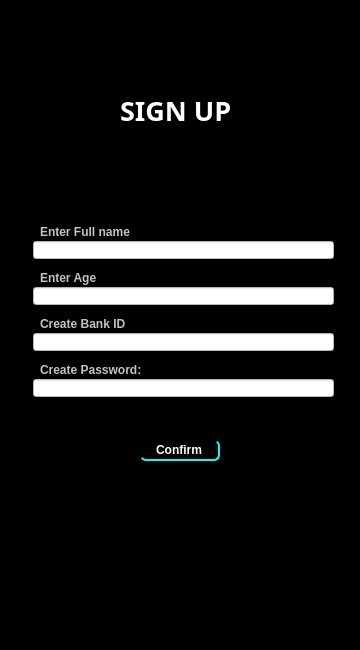
<?xml version="1.0" encoding="UTF-8"?>
<ui version="4.0">
 <class>registration</class>
 <widget class="QDialog" name="registration">
  <property name="geometry">
   <rect>
    <x>0</x>
    <y>0</y>
    <width>360</width>
    <height>650</height>
   </rect>
  </property>
  <property name="windowTitle">
   <string>Dialog</string>
  </property>
  <property name="styleSheet">
   <string notr="true">QWidget{
background-color: rgb(0, 0, 0);
}

QMainWindow{
background-color: rgb(0,0,0);
}</string>
  </property>
  <widget class="QLabel" name="txtSignupTitle">
   <property name="geometry">
    <rect>
     <x>120</x>
     <y>90</y>
     <width>121</width>
     <height>41</height>
    </rect>
   </property>
   <property name="font">
    <font>
     <family>Noto Naskh Arabic Semi Bold</family>
     <pointsize>20</pointsize>
     <bold>true</bold>
    </font>
   </property>
   <property name="styleSheet">
    <string notr="true">QLabel {
color: #ffffff;
}</string>
   </property>
   <property name="text">
    <string>SIGN UP</string>
   </property>
  </widget>
  <widget class="QLineEdit" name="inpFullName">
   <property name="geometry">
    <rect>
     <x>33</x>
     <y>241</y>
     <width>301</width>
     <height>18</height>
    </rect>
   </property>
   <property name="font">
    <font>
     <pointsize>10</pointsize>
    </font>
   </property>
   <property name="styleSheet">
    <string notr="true">QLineEdit {
	background-color: white;
	color: black;
}</string>
   </property>
  </widget>
  <widget class="QLineEdit" name="inpAge">
   <property name="geometry">
    <rect>
     <x>33</x>
     <y>287</y>
     <width>301</width>
     <height>18</height>
    </rect>
   </property>
   <property name="font">
    <font>
     <pointsize>10</pointsize>
    </font>
   </property>
   <property name="styleSheet">
    <string notr="true">QLineEdit {
	background-color: white;
	color: black;
}</string>
   </property>
   <property name="text">
    <string/>
   </property>
  </widget>
  <widget class="QLineEdit" name="inpPasswordR">
   <property name="geometry">
    <rect>
     <x>33</x>
     <y>379</y>
     <width>301</width>
     <height>18</height>
    </rect>
   </property>
   <property name="font">
    <font>
     <pointsize>10</pointsize>
    </font>
   </property>
   <property name="styleSheet">
    <string notr="true">QLineEdit {
	background-color: white;
	color: black;
}</string>
   </property>
   <property name="text">
    <string/>
   </property>
  </widget>
  <widget class="QLabel" name="txtBankID">
   <property name="geometry">
    <rect>
     <x>40</x>
     <y>316</y>
     <width>90</width>
     <height>16</height>
    </rect>
   </property>
   <property name="font">
    <font>
     <pointsize>9</pointsize>
     <bold>true</bold>
    </font>
   </property>
   <property name="styleSheet">
    <string notr="true">QLabel {
color: rgb(195, 195, 195);
}</string>
   </property>
   <property name="text">
    <string>Create Bank ID</string>
   </property>
  </widget>
  <widget class="QLabel" name="txtPasswordR">
   <property name="geometry">
    <rect>
     <x>40</x>
     <y>362</y>
     <width>104</width>
     <height>16</height>
    </rect>
   </property>
   <property name="font">
    <font>
     <pointsize>9</pointsize>
     <bold>true</bold>
    </font>
   </property>
   <property name="styleSheet">
    <string notr="true">QLabel {
	color: rgb(195, 195, 195);
background-color: none;
}</string>
   </property>
   <property name="text">
    <string>Create Password:</string>
   </property>
  </widget>
  <widget class="QLineEdit" name="inpBankId">
   <property name="geometry">
    <rect>
     <x>33</x>
     <y>333</y>
     <width>301</width>
     <height>18</height>
    </rect>
   </property>
   <property name="font">
    <font>
     <pointsize>10</pointsize>
    </font>
   </property>
   <property name="styleSheet">
    <string notr="true">QLineEdit {
	background-color: white;
	color: black;
}</string>
   </property>
   <property name="text">
    <string/>
   </property>
  </widget>
  <widget class="QLabel" name="txtAge">
   <property name="geometry">
    <rect>
     <x>40</x>
     <y>270</y>
     <width>61</width>
     <height>16</height>
    </rect>
   </property>
   <property name="font">
    <font>
     <pointsize>9</pointsize>
     <bold>true</bold>
    </font>
   </property>
   <property name="styleSheet">
    <string notr="true">QLabel {
color: rgb(195, 195, 195);
}</string>
   </property>
   <property name="text">
    <string>Enter Age</string>
   </property>
  </widget>
  <widget class="QLabel" name="txtFullName">
   <property name="geometry">
    <rect>
     <x>40</x>
     <y>224</y>
     <width>100</width>
     <height>16</height>
    </rect>
   </property>
   <property name="font">
    <font>
     <pointsize>9</pointsize>
     <bold>true</bold>
    </font>
   </property>
   <property name="styleSheet">
    <string notr="true">QLabel {
color: rgb(195, 195, 195);
}</string>
   </property>
   <property name="text">
    <string>Enter Full name</string>
   </property>
  </widget>
  <widget class="QPushButton" name="btnBackR">
   <property name="geometry">
    <rect>
     <x>10</x>
     <y>20</y>
     <width>41</width>
     <height>21</height>
    </rect>
   </property>
   <property name="font">
    <font>
     <pointsize>15</pointsize>
    </font>
   </property>
   <property name="cursor">
    <cursorShape>PointingHandCursor</cursorShape>
   </property>
   <property name="styleSheet">
    <string notr="true">QPushButton{
border:none;
}</string>
   </property>
   <property name="text">
    <string>&lt;-</string>
   </property>
  </widget>
  <widget class="QPushButton" name="btnConfirm">
   <property name="geometry">
    <rect>
     <x>140</x>
     <y>440</y>
     <width>80</width>
     <height>21</height>
    </rect>
   </property>
   <property name="font">
    <font>
     <family>Segoe UI</family>
     <pointsize>9</pointsize>
     <bold>true</bold>
    </font>
   </property>
   <property name="cursor">
    <cursorShape>PointingHandCursor</cursorShape>
   </property>
   <property name="mouseTracking">
    <bool>true</bool>
   </property>
   <property name="styleSheet">
    <string notr="true">QPushButton {
    color: white;
	border: none;
border-bottom: 2px solid cyan;
border-right: 2px solid cyan;
border-radius: 6px;

}

QMessageBox {
color: white;
background-color: black;
}</string>
   </property>
   <property name="text">
    <string>Confirm</string>
   </property>
  </widget>
 </widget>
 <resources/>
 <connections/>
</ui>
